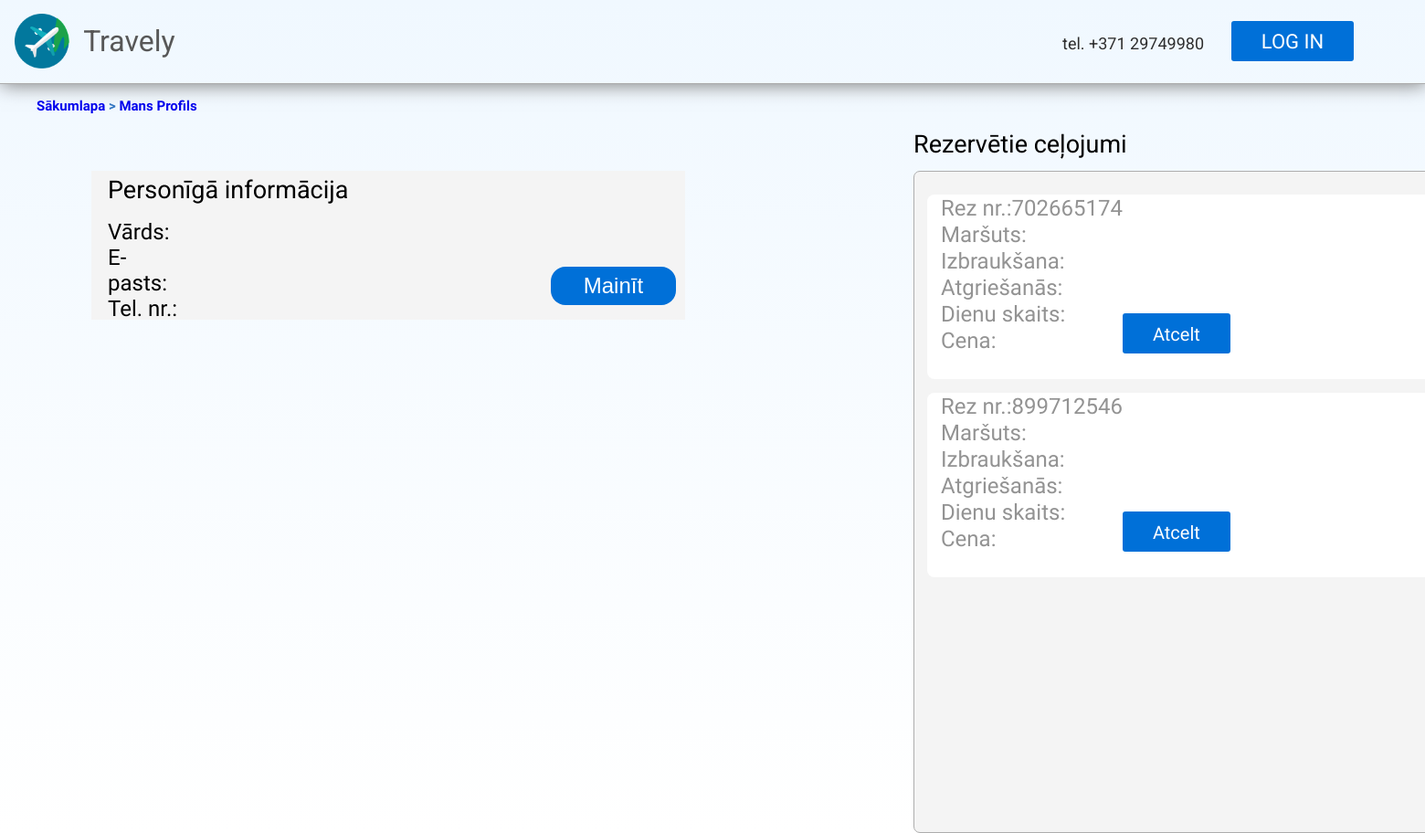
Before: /profile with the older database file.
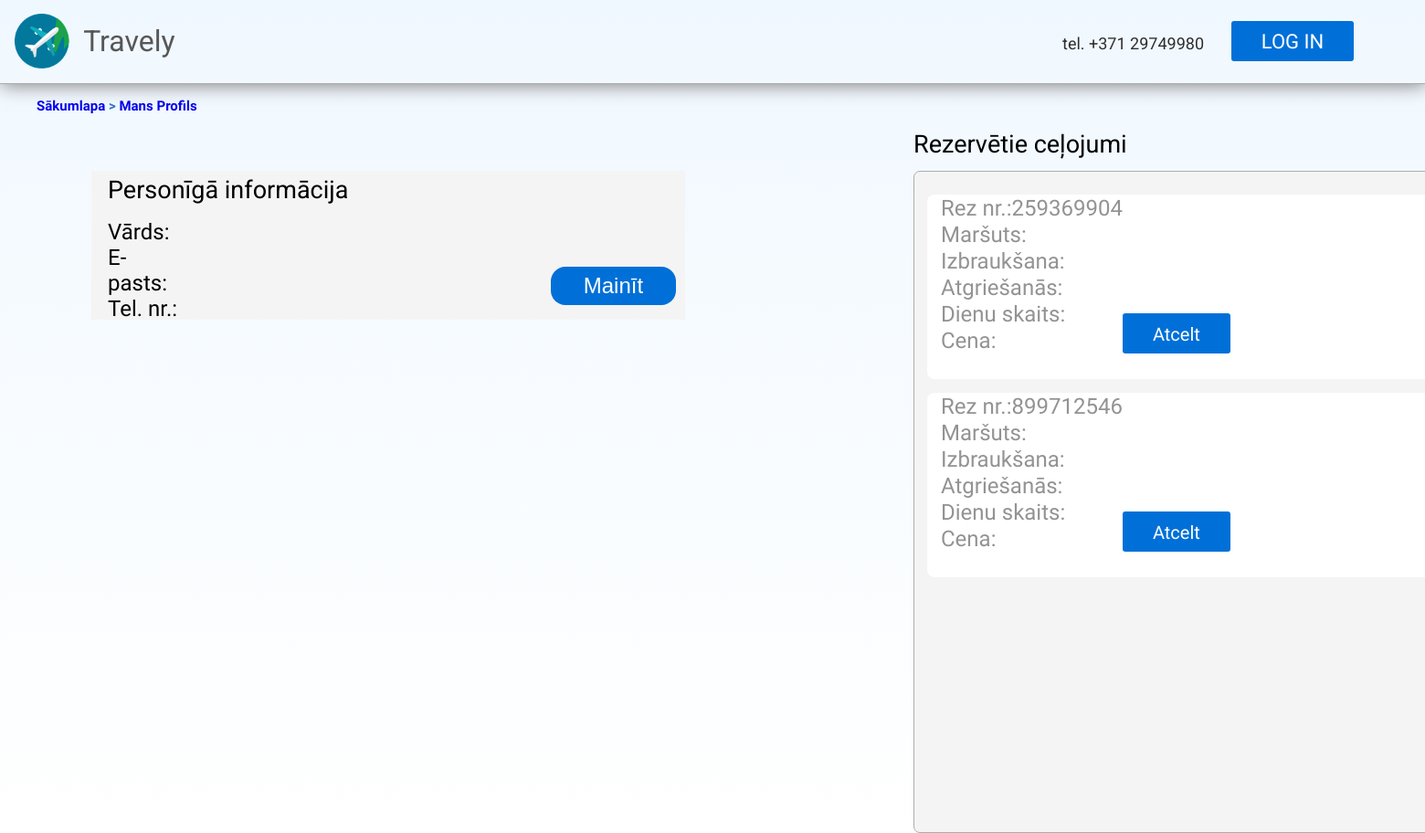
After: the same page with the newer database file.
### models.py (models this page shows)
class Reservation(db.Model):
    id = db.Column(db.Integer, primary_key=True)
    user_id = db.Column(db.Integer, db.ForeignKey("user.id"))
    trip_id = db.Column(db.Integer, db.ForeignKey("trip.id"))

### main.py (the view)
@app.route('/profile')
def profils():
    return render_template("profile.html", reservation = Reservation.query.all(), trips = Trip.query.all(), countries = Country.query.all())

### templates/profile.html
{% extends "index.html" %}
{% block content %}
<div>
    <div id="pages">
        <a href="/">Sākumlapa</a>
        <span class="pages"><b>></b></span>
        <a href="/profils">Mans Profils</a>
    </div>
    <div id="profile-content">
        <div id="profile">
            <h2 id="informacija">Personīgā informācija</h2>
            <div id="informacija-mainit">
                <div id="personiga-informacija">
                    <h1><span class="box-text">Vārds:</span></h1>
                    <h1><span class="box-text">E-pasts:</span></h1>
                    <h1><span class="box-text">Tel. nr.:</span></h1>
                </div>
                <button id="mainit"><span class="button-text">Mainīt</span></button>
            </div>
        </div>
        <div>
            <h1 id="rezervet">Rezervētie ceļojumi</h1>
            <div id="rezervetie-celojumi" class="DivToScroll DivWithScroll">
                {% for reserve in reservation %}
                    <div id="celojumi">
                        <div id="celojuma-atcelt">
                            <div id="celojuma-informacija">
                                <h1 class="box-text">Rez nr.:{{ reserve.id }}</h1>
                                <h1 class="box-text">Maršuts:</h1>
                                <h1 class="box-text">Izbraukšana:</h1>
                                <h1 class="box-text">Atgriešanās:</h1>
                                <h1 class="box-text">Dienu skaits:</h1>
                                <h1 class="box-text">Cena:</h1>
                            </div>
                            <a href="/reservation/remove/{{ reserve.id }}" class="button" id="button-reserve">Atcelt</a>
                        </div>
                    </div>
                {% endfor %}
            </div>
        </div>
    </div>
</div>
{% endblock %}

Changed rows visible on the page:
removed Reservation: id "702665174"
added Reservation: id "259369904"
